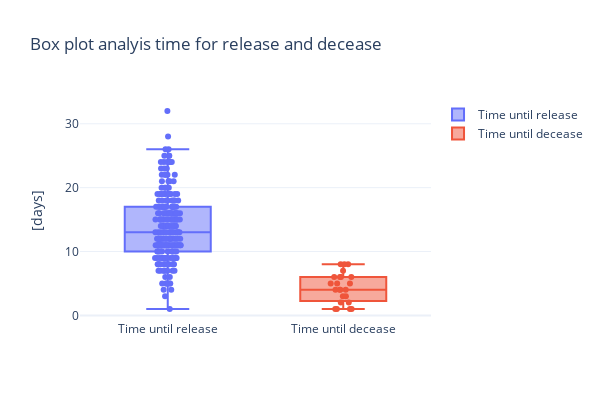

Source (notebook cell):
### Markdown cell above
Let's take a look a the time for recovering and deceasing

### Code cell
fig = go.Figure()
val_rec=df[df['recovering_time'].notnull()]['recovering_time']

val_dec=df[df['deceasing_time'].notnull()]['deceasing_time']

y_rec=[int(i.split(' days')[0]) for i in val_rec.astype(str).values if int(i.split(' days')[0])>0]
fig.add_trace(go.Box(y=y_rec, boxpoints='all', name='Time until release',
            jitter=0.3,pointpos=0))
y_dec=[int(i.split(' days')[0]) for i in val_dec.astype(str).values if int(i.split(' days')[0])>0]
fig.add_trace(go.Box(y=y_dec, boxpoints='all', name='Time until decease', 
            jitter=0.3,pointpos=0))

fig.update_yaxes(title_text="[days]")
fig.update_layout(height=400,
                  width=600,
                  title_text="Box plot analyis time for release and decease",
                  template="plotly_white")
fig.show()

### Figure 1 — Plotly figure (JSON) as saved in the notebook; plotly's stock layout.template omitted (floating-point values rounded to 4 significant figures; data arrays with more than 128 entries replaced by an {"elided": "..."} marker saying what was removed)
{"data": [{"boxpoints": "all", "jitter": 0.3, "name": "Time until release", "pointpos": 0, "type": "box", "y": {"elided": "230 int values"}}, {"boxpoints": "all", "jitter": 0.3, "name": "Time until decease", "pointpos": 0, "type": "box", "y": [5, 5, 7, 8, 4, 4, 6, 5, 6, 1, 2, 6, 8, 6, 2, 8, 1, 1, 4, 4, 3, 1, 3]}], "layout": {"height": 400, "title": {"text": "Box plot analyis time for release and decease"}, "width": 600, "yaxis": {"title": {"text": "[days]"}}}}
